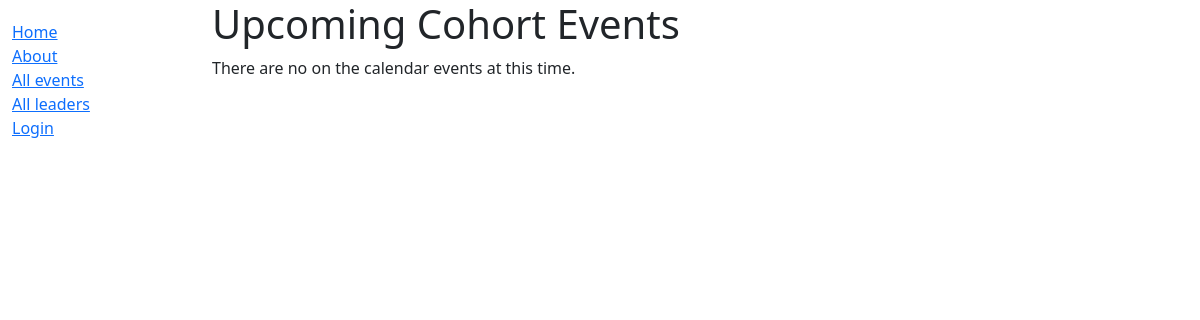
/catalog/events/, run on an earlier commit of the app's database.
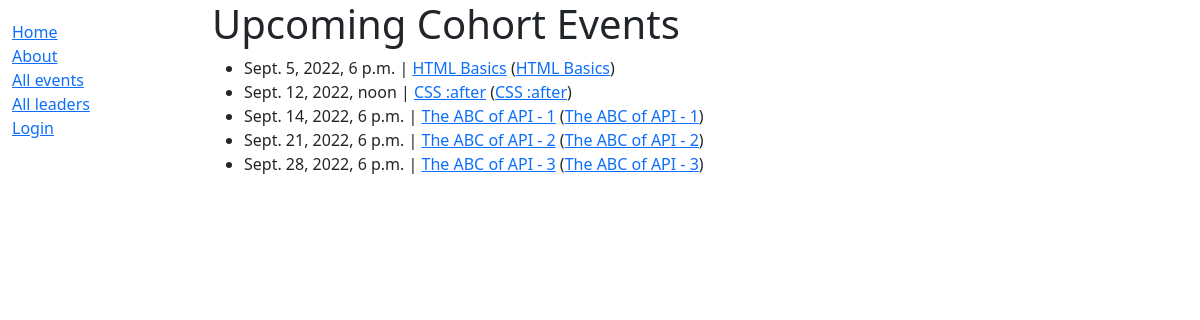
And on a later commit of the database.
### catalog/models.py (models this page shows)
class Event(models.Model):
    id = models.AutoField(auto_created=True,
                          primary_key=True,
                          serialize=False,
                          verbose_name='ID')
    title = models.CharField(max_length=200)
    date = models.DateTimeField(blank=True)
    attendees = models.IntegerField(default=20)
    description = models.TextField(max_length=1000,
                                   help_text='Enter a brief description of tevent')
    level = models.ManyToManyField(Level,
                                   help_text='Select a level for this event')
    language = models.ManyToManyField(Language,
                                      help_text='Select a language for this event')
    image = models.ImageField(upload_to='static/img/')
    def get_absolute_url(self):
        return reverse('event-detail', args=[str(self.id)])
    def __str__(self):
        return self.title

### catalog/views.py (the view)
# urls.py: path("events/", views.EventListView.as_view(), name="events"),
class EventListView(generic.ListView):
    template_name = "events.html"
    model = Event
    context_object_name = 'event_list'
    paginate_by = 10

### catalog/templates/events.html
{% extends "base_generic.html" %}
{% block content %}
  <h1>Upcoming Cohort Events</h1>
  {% if event_list %}
  <ul>
    {% for event in event_list %}
      <li>
          {{ event.date }} | <a href="{{ event.get_absolute_url }}">{{ event.title }}</a> (<a href="{{ cohort.leader.get_absolute_url }}">{{event}}{{event.cohort.leader.first_name }}</a>)
      </li>
    {% endfor %}
  </ul>
  {% else %}
    <p>There are no on the calendar events at this time.</p>
  {% endif %}
{% endblock %}

What changed in the data, as far as the page shows it:
added Event: date "Sept. 5, 2022, 6 p.m.", title "HTML Basics"
added Event: date "Sept. 12, 2022, noon", title "CSS :after"
added Event: date "Sept. 14, 2022, 6 p.m.", title "The ABC of API - 1"
added Event: date "Sept. 21, 2022, 6 p.m.", title "The ABC of API - 2"
added Event: date "Sept. 28, 2022, 6 p.m.", title "The ABC of API - 3"
Also different on the page:
text no longer shown: "There are no on the calendar events at this time."
